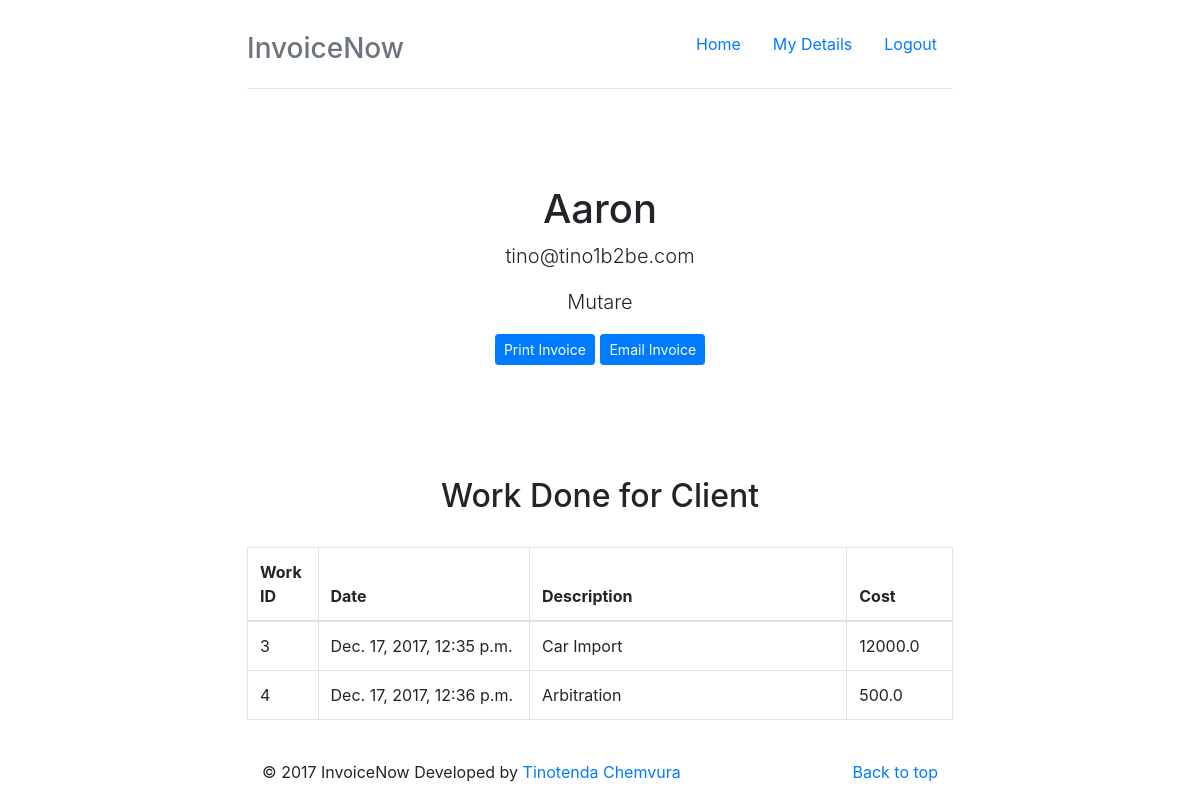
The page /client/8/ (signed in) on the database its author committed.
### invoice_client/models.py (models this page shows)
class Client(models.Model):
    user = models.OneToOneField(User, on_delete=models.CASCADE)
    address = models.CharField(max_length=100)
    date = models.DateTimeField(default=now)
    bill_date = models.DateTimeField(default=now)
    class Meta:
        ordering = ('user__first_name', )

class Work(models.Model):
    client = models.ForeignKey(Client, on_delete=models.CASCADE)
    description = models.CharField(max_length=100)
    fee = models.FloatField()
    date = models.DateTimeField(default=now)
    class Meta:
        ordering = ('date', )

### invoice_admin/views.py (the view)
# urls.py: url(r'^client/(?P<id>\d+)/$', AdminClientView.as_view(), name='client_view'),
class AdminClientView(LoginRequiredMixin, ListView):
    login_url = '/login/'
    redirect_field_name = 'redirect_to'
    model = Client
    template_name = 'admin_client_details.html'
    context_object_name = 'works'
    def get_queryset(self):
        works = Work.objects.filter(client=int(self.kwargs.get('id')))
        return works
    def get_context_data(self, **kwargs):
        context = super(AdminClientView, self).get_context_data(**kwargs)
        try:
            context['client'] = Client.objects.get(id=int(self.kwargs.get('id')))
            context['msg'] = self.request.GET.get('msg', '')
        except ObjectDoesNotExist:
            try:
                context['client'] = Client.objects.get(user=self.request.user)
            except ObjectDoesNotExist:
                context['client'] = None
        context['user'] = self.request.user
        return context
    def get(self, *args, **kwargs):
        client = None
        if not self.request.user.is_staff:
            if int(self.kwargs.get('id', 0)) == 0:
                try:
                    client = Client.objects.get(user=self.request.user)
                    if client.user == self.request.user:
                        return redirect(reverse('client_view', kwargs={'id': client.id}))
                    else:
                        return render(self.request, 'error_403.html', {'user': self.request.user, 'client': client}, status=403)
                except ObjectDoesNotExist:
                    return render(self.request, 'error_404.html', {'user': self.request.user, 'client': client}, status=404)
            else:
                pass
        try:
            client = Client.objects.get(id=int(self.kwargs.get('id', 0)))
            if client.user != self.request.user and not self.request.user.is_staff:
                return render(self.request, 'error_403.html', {'user': self.request.user, 'client': client}, status=403)
        except ObjectDoesNotExist:
            return render(self.request, 'error_404.html', {'user': self.request.user, 'client': client}, status=404)
        return super(AdminClientView, self).get(*args, **kwargs)

### templates/admin_client_details.html (shortened to what this page needs)
{% extends 'base.html' %}
{% block body %}
    <section class="jumbotron" style="background-color: transparent">
        <div class="inner cover">
            <h1 class="cover-heading">{{ client.user.first_name }}</h1>
            <p class="lead">{{ client.user.email }}</p>
            <p class="lead">{{ client.address }}</p>
            <p class="lead">
                <a href="{% url 'print_invoice' client.id %}" class="btn btn-primary btn-sm">Print Invoice</a>
                <a href="{% url 'email_invoice' client.id %}" class="btn btn-primary btn-sm">Email Invoice</a>
            </p>
        </div>
    </section>
    <h2 style="text-align: center">Work Done for Client</h2>
    <br>
    <div class="table-responsive">
        <table class="table table-bordered" style="width:100%">
            <thead>
            <tr>
                <th style="width:10%">Work ID</th>
                <th style="width:30%">Date</th>
                <th style="width:45%">Description</th>
                <th style="width:15%">Cost</th>
            </tr>
            </thead>
            <tbody>
            {% for work in works %}
                <tr>
                    <td>{{ work.id }}</td>
                    <td>{{ work.date }}</td>
                    <td>{{ work.description }}</td>
                    <td>{{ work.fee }}</td>
                </tr>
            {% endfor %}
            </tbody>
        </table>
    </div>
{% endblock %}

### static/css/main.css (style rules this page uses)
body { padding-top: 1.5rem; padding-bottom: 1.5rem; }
.jumbotron { text-align: center; border-bottom: .05rem solid #e5e5e5; }
@media screen and (min-width: 48em) { .jumbotron { border-bottom: 0; } }

### rows shown on the page
Client: user.first_name "Aaron", user.email "tino@tino1b2be.com", address "Mutare"
Work: id "3", date "Dec. 17, 2017, 12:35 p.m.", description "Car Import", fee "12000.0"
Work: id "4", date "Dec. 17, 2017, 12:36 p.m.", description "Arbitration", fee "500.0"
